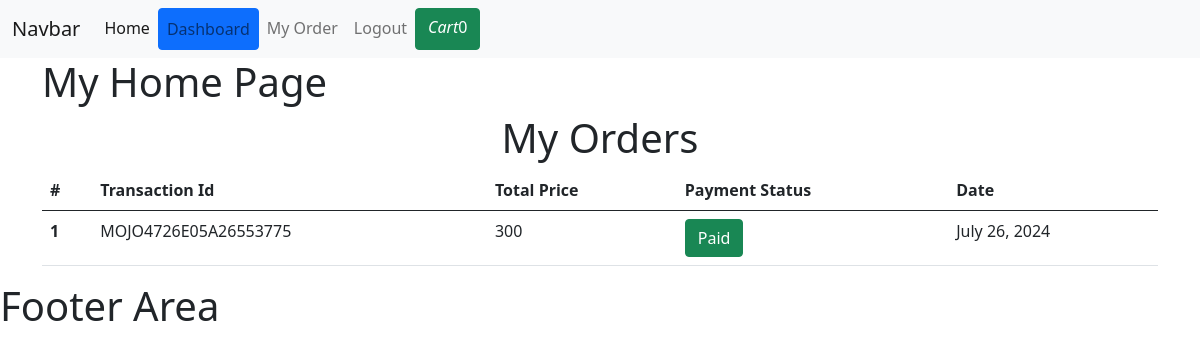
Screenshot of /orders/ (signed in) with the database file from the repository.
### home/models.py (models this page shows)
class BaseModel(models.Model):
    uid = models.UUIDField(default=uuid.uuid4, editable=False, primary_key=True)
    created_at = models.DateField(auto_now_add=True)
    updated_at = models.DateField(auto_now_add=True)
    class Meta:
        abstract = True

class Cart(BaseModel):
    user = models.ForeignKey(User, null=True, blank=True, on_delete=models.SET_NULL, related_name="carts")
    is_paid = models.BooleanField(default=False)
    instamojo_id = models.CharField(max_length=1000)
    payment_id = models.CharField(max_length=100)
    def get_cart_total(self):
        return CartItems.objects.filter(cart = self).aggregate(Sum('pizza__price'))['pizza__price__sum']

### home/views.py (the view)
# urls.py: path('orders/', orders, name="orders"),
@login_required(login_url="/login/")
def orders(request):
    orders = Cart.objects.filter(is_paid = True, user = request.user)
    context = {"orders":orders}
    return render(request, "orders.html", context)

### home/templates/orders.html (shortened to what this page needs)
{% extends "base.html" %}
{% block start %}
<div class="container">
    <h1>My Home Page</h1>
    <div class="row">
        <div class="col-md-12">
            <div class="d-flex justify-content-center"><h1>My Orders</h1></div>
            {% if orders %}
            <table class="table">
                <thead>
                  <tr>
                    <th scope="col">#</th>
                    <th>Transaction Id</th>
                    <th scope="col">Total Price</th>
                    <th scope="col">Payment Status</th>
                    <th scope="col">Date</th>
                  </tr>
                </thead>
                <tbody>
                  {% for order in orders %}
                  <tr>
                    <th scope="row">{{forloop.counter}}</th>
                    <td scope="col">{{order.payment_id}}</td>
                    <td>{{order.get_cart_total}}</td>
                    {% if order.is_paid %}
                    <td><button class="btn btn-success">Paid</button></td>
                    {% endif %}
                    <td>{{order.created_at}}</td>
                  </tr>
                  {% endfor %}
                </tbody>
              </table>
              {% endif %}
        </div>
    </div>
</div>
{% endblock %}

### home/templates/base.html (shortened to what this page needs)
<!DOCTYPE html>
<html lang="en">
<head>
    <link href="https://cdn.jsdelivr.net/npm/bootstrap@5.0.2/dist/css/bootstrap.min.css" rel="stylesheet">
</head>
<body>
    <header>
        <nav class="navbar navbar-expand-lg navbar-light bg-light">
            <div class="container-fluid">
              <a class="navbar-brand" href="#">Navbar</a>
              <div class="collapse navbar-collapse" id="navbarNavAltMarkup">
                <div class="navbar-nav">
                  <a class="nav-link active" href="/" aria-current="page" href="#">Home</a>
                  {% if request.user.is_authenticated %}
                  <a class="nav-link btn btn-primary" href="{% url 'register' %}">Dashboard</a>
                  <a class="nav-link" href="{% url 'orders' %}">My Order</a>
                  <a class="nav-link" class="btn btn-danger" href="{% url 'logout' %}">Logout</a>
                  {% else %}
                  <a class="nav-link" href="{% url 'register' %}">Register</a>
                  <a class="nav-link" href="{% url 'login' %}">Login</a>
                  {% endif %}
                   {% if request.user.get_cart_count == 0 %}
                  <a class="btn btn-success" href="/"><i class="fa-solid fa-cart-shopping">Cart</i>{{ request.user.get_cart_count }} </a>
                  {% else %}
                  <a class="btn btn-success" href="{% url 'cart' %}"><i class="fa-solid fa-cart-shopping">Cart</i>{{ request.user.get_cart_count }} </a>
                  {% endif %}
                </div>
              </div>
              <button class="btn btn-light"></button>
            </div>
          </nav>
    </header>
    <main>
        {% block start %}
        {% endblock %}
    </main>
    <footer>
        <h1>Footer Area</h1>
    </footer>
</body>
</html>

### rows the page displays
Cart: payment_id "MOJO4726E05A26553775", get_cart_total "300", is_paid "Paid", created_at "July 26, 2024"

### other values shown
{{ request.user.get_cart_count }} "0"
